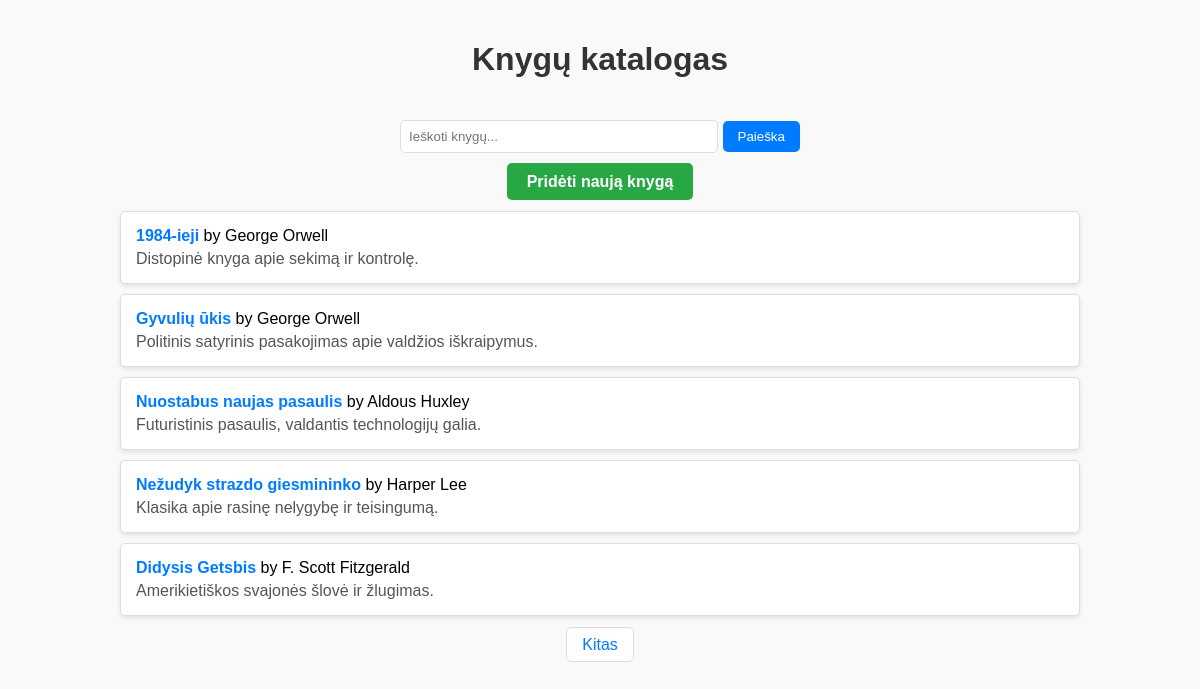
The page / on the database its author committed.
### knygos/models.py (models this page shows, shortened)
class Book(models.Model):
    title = models.CharField(max_length=255)  # Knygos pavadinimas
    author = models.CharField(max_length=255)  # Autorius
    description = models.TextField()  # Aprašymas

### knygos/views.py (the view)
# urls.py: path('', views.book_list_view, name='home'),  # Pagrindinis puslapis - knygų sąrašas
def book_list_view(request):
    query = request.GET.get('q', '')  # Paieškos užklausa
    books = Book.objects.filter(
        Q(title__icontains=query) | Q(author__icontains=query)  # Filtruojame pagal pavadinimą arba autorių
    )
    paginator = Paginator(books, 5)  # Puslapiavimas - 5 knygos viename puslapyje
    page_number = request.GET.get('page')  # Dabartinis puslapis
    page_obj = paginator.get_page(page_number)
    return render(request, 'knygos/book_list.html', {'page_obj': page_obj, 'query': query})

### knygos/templates/knygos/book_list.html (shortened to what this page needs)
<!DOCTYPE html>
<html lang="en">
<head>
    {% load static %}
    <link rel="stylesheet" href="{% static 'css/styles.css' %}">
</head>
<body>
    <h1>Knygų katalogas</h1>
    <form method="get">
        <input type="text" name="q" value="{{ query }}" placeholder="Ieškoti knygų...">
        <button type="submit">Paieška</button>
    </form>
    <div style="text-align: center; margin-bottom: 20px;">
        <a href="{% url 'add_book' %}" class="button">Pridėti naują knygą</a>
    </div>
    <ul>
        {% for book in page_obj %}
            <li>
                <b>{{ book.title }}</b> by {{ book.author }}
                <p>{{ book.description }}</p>
            </li>
        {% endfor %}
    </ul>
    <div>
        {% if page_obj.has_next %}
            <a href="?q={{ query }}&page={{ page_obj.next_page_number }}">Kitas</a>
        {% endif %}
    </div>
</body>
</html>

### knygos/static/css/styles.css (style rules this page uses)
body { font-family: Arial, sans-serif; margin: 0; padding: 0; background-color: #f9f9f9; }
h1 { text-align: center; color: #333; padding: 20px 0; }
form { text-align: center; margin-bottom: 20px; }
form input[type="text"] { width: 300px; padding: 8px; border: 1px solid #ddd; border-radius: 5px; }
form button { padding: 8px 15px; background-color: #007bff; color: white; border: none; border-radius: 5px; cursor: pointer; }
ul { list-style-type: none; padding: 0; margin: 20px auto; width: 80%; }
ul li { background-color: white; margin: 10px 0; padding: 15px; border: 1px solid #ddd; border-radius: 5px; box-shadow: 0px 2px 4px rgba(0, 0, 0, 0.1); }
ul li b { color: #007bff; }
ul li p { margin: 5px 0 0; color: #555; }
div { text-align: center; margin-top: 20px; }
a { text-decoration: none; color: #007bff; padding: 8px 15px; border: 1px solid #ddd; border-radius: 5px; background-color: white; }
.button { padding: 10px 20px; background-color: #28a745; color: white; text-decoration: none; border-radius: 5px; font-size: 16px; font-weight: bold; border: none; cursor: pointer; }

### rows shown on the page
Book: title "1984-ieji", author "George Orwell", description "Distopinė knyga apie sekimą ir kontrolę."
Book: title "Gyvulių ūkis", author "George Orwell", description "Politinis satyrinis pasakojimas apie valdžios iškraipymus."
Book: title "Nuostabus naujas pasaulis", author "Aldous Huxley", description "Futuristinis pasaulis, valdantis technologijų galia."
Book: title "Nežudyk strazdo giesmininko", author "Harper Lee", description "Klasika apie rasinę nelygybę ir teisingumą."
Book: title "Didysis Getsbis", author "F. Scott Fitzgerald", description "Amerikietiškos svajonės šlovė ir žlugimas."
